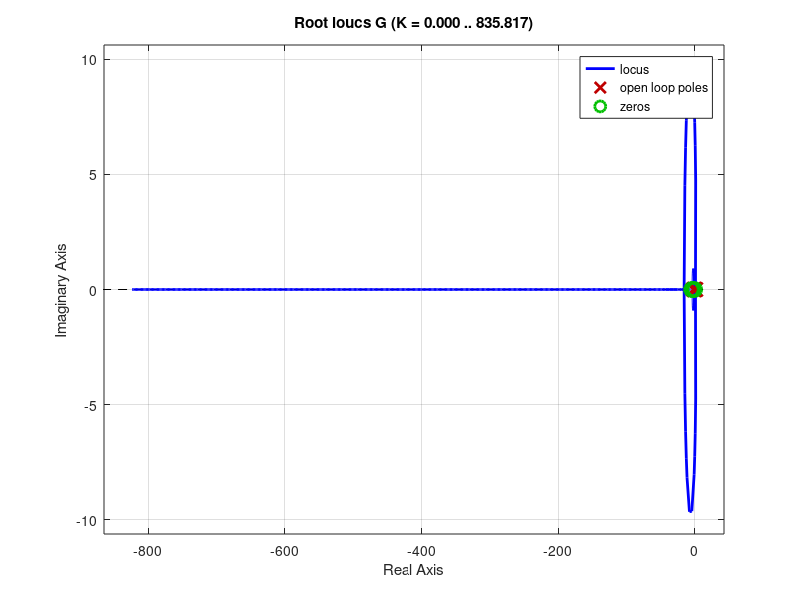

This chart was generated by the following MATLAB code: (Note: this script raises an error after producing the figure.)
G = zpk([0 -2  -2.5 -3 -5],[1.5 -.349 -1.601 .01 .02 .03],1); %open-loop TF
figure; rlocus(G); % plot the root locus
zeta = .5; % damping ratio

sgrid(zeta,0) % radial line

figure; step(T); % step response of the CL system
